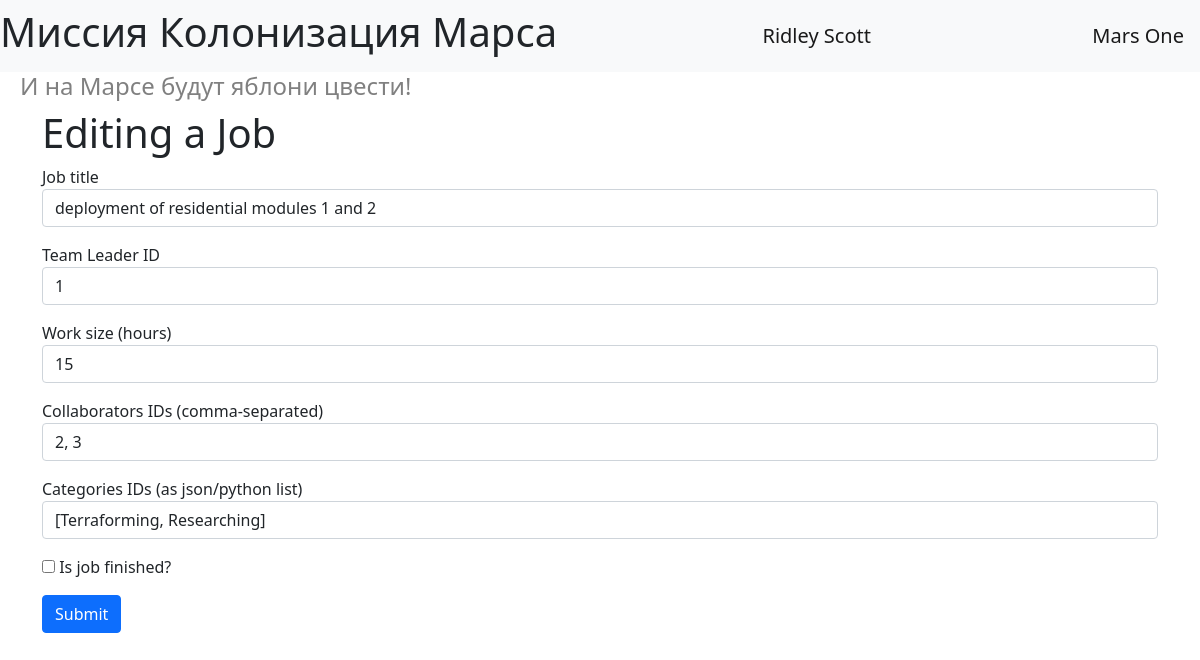
The app's page /edit-job/1 (signed in) with its own data.
### data/models.py (models this page shows, shortened)
class User(SqlAlchemyBase, UserMixin, SerializerMixin):
    __tablename__ = 'users'
    id = sqlalchemy.Column(sqlalchemy.Integer,
                           primary_key=True, autoincrement=True)
    surname = sqlalchemy.Column(sqlalchemy.String)
    name = sqlalchemy.Column(sqlalchemy.String)
    age = sqlalchemy.Column(sqlalchemy.Integer)
    position = sqlalchemy.Column(sqlalchemy.String)
    speciality = sqlalchemy.Column(sqlalchemy.String)
    address = sqlalchemy.Column(sqlalchemy.String)
    email = sqlalchemy.Column(sqlalchemy.String, unique=True)
    hashed_password = sqlalchemy.Column(sqlalchemy.String, nullable=True)
    modified_date = sqlalchemy.Column(sqlalchemy.DateTime,
                                      default=datetime.datetime.now)
    city_from = sqlalchemy.Column(sqlalchemy.String, nullable=True)

class Jobs(SqlAlchemyBase, SerializerMixin):
    __tablename__ = 'jobs'
    id = sqlalchemy.Column(sqlalchemy.Integer,
                           primary_key=True, autoincrement=True)
    team_leader_id = sqlalchemy.Column(sqlalchemy.Integer, sqlalchemy.ForeignKey('users.id'))
    team_leader = sqlalchemy.orm.relationship('User')
    job = sqlalchemy.Column(sqlalchemy.String)
    work_size = sqlalchemy.Column(sqlalchemy.Integer)
    collaborators = sqlalchemy.Column(sqlalchemy.String)
    start_date = sqlalchemy.Column(sqlalchemy.DateTime, default=datetime.datetime.now)
    end_date = sqlalchemy.Column(sqlalchemy.DateTime, default=datetime.datetime.now)
    is_finished = sqlalchemy.Column(sqlalchemy.Boolean)
    categories = sqlalchemy.orm.relation('Category', secondary='association', backref='jobs')

### main.py (the view)
@app.route('/edit-job/<int:job_id>', methods=['GET', 'POST'])
@login_required
def edit_job(job_id):
    job = session.query(Jobs).get(job_id)
    if job:
        if current_user.id == 1 or current_user.id == job.team_leader_id:
            form = JobForm(obj=job)
            if form.validate_on_submit():
                save_job(form, job)
                return redirect('/?message=Job saved&message_type=success')
            return render_template('add_job.html', title='Editing a Job', form=form)
        return redirect('/?message=You haven\'t permission for editing others '
                        'jobs!&message_type=danger')
    return redirect(f'/?message=Job with id "{job_id}" not found&message_type=danger')

### forms.py
class JobForm(FlaskForm):
    job = StringField('Job title', validators=[DataRequired()])
    team_leader_id = IntegerField('Team Leader ID', validators=[DataRequired()])
    work_size = IntegerField('Work size (hours)', validators=[DataRequired()])
    collaborators = StringField('Collaborators IDs (comma-separated)',
                                validators=[DataRequired()])
    categories = StringField('Categories IDs (as json/python list)',
                             validators=[DataRequired()])
    is_finished = BooleanField('Is job finished?')
    submit = SubmitField('Submit')

### data/models.py (called while the page is built)
    def __repr__(self):
        return self.name

### main.py (called while the page is built)
@login_manager.user_loader
def load_user(user_id):
    return session.query(User).get(user_id)

### templates/add_job.html (shortened to what this page needs)
{% extends 'base.html' %}
{% block content %}
    <h1>{{ title }}</h1>
    <form action="" method="post">
        {% for field in form if field.name not in ('csrf_token', 'submit', 'is_finished') %}
            <p>
                {{ field.label() }}<br>
                {% set params = {'class': 'form-control', 'type': 'number' if field.name in ('work_size', 'team_leader_id') else 'text'} %}
                {{ field(**params)}}
            </p>
        {% endfor %}
        <p>{{ form.is_finished() }} {{ form.is_finished.label }}</p>
        <p>{{ form.submit(type="submit", class="btn btn-primary") }}</p>
    </form>
{% endblock %}

### templates/base.html (shortened to what this page needs)
<!DOCTYPE html>
<html lang="en">
    <head>
        <link href="https://cdn.jsdelivr.net/npm/bootstrap@5.0.0-beta2/dist/css/bootstrap.min.css"
              rel="stylesheet"
>
        <link rel="stylesheet" type="text/css" href="{{ url_for('static', filename='css/style.css') }}"/>
    </head>
    <body>
        <header>
            <nav class="navbar navbar-light bg-light">
                <h1>Миссия Колонизация Марса</h1>
                {% if current_user.is_authenticated %}
                    <a class="navbar-brand" href="/logout">{{ current_user.name }} {{ current_user.surname }}</a>
                {% else %}
                    <div class="navbar-brand">
                        <a class="btn btn-primary" href="/register">Register</a>
                        <a class="btn btn-success" href="/login">Login</a>
                    </div>
                {% endif %}
                <a class="navbar-brand" href="/">Mars One</a>
            </nav>
        </header>
        <h4>И на Марсе будут яблони цвести!</h4>
        <main role="main" class="container">
            {% block content %}{% endblock %}
        </main>
    </body>
</html>

### static/css/style.css (style rules this page uses)
h4 { color: grey; margin-left: 20px; }

### records on screen
User: name "Ridley", surname "Scott"
Jobs: job "deployment of residential modules 1 and 2" "1" "15" "2, 3"

### other values on screen
{{ title }} "Editing a Job"
{{ field.label() }} "Job title" "Team Leader ID" "Work size (hours)" "Collaborators IDs (comma-separated)" "Categories IDs (as json/python list)"
